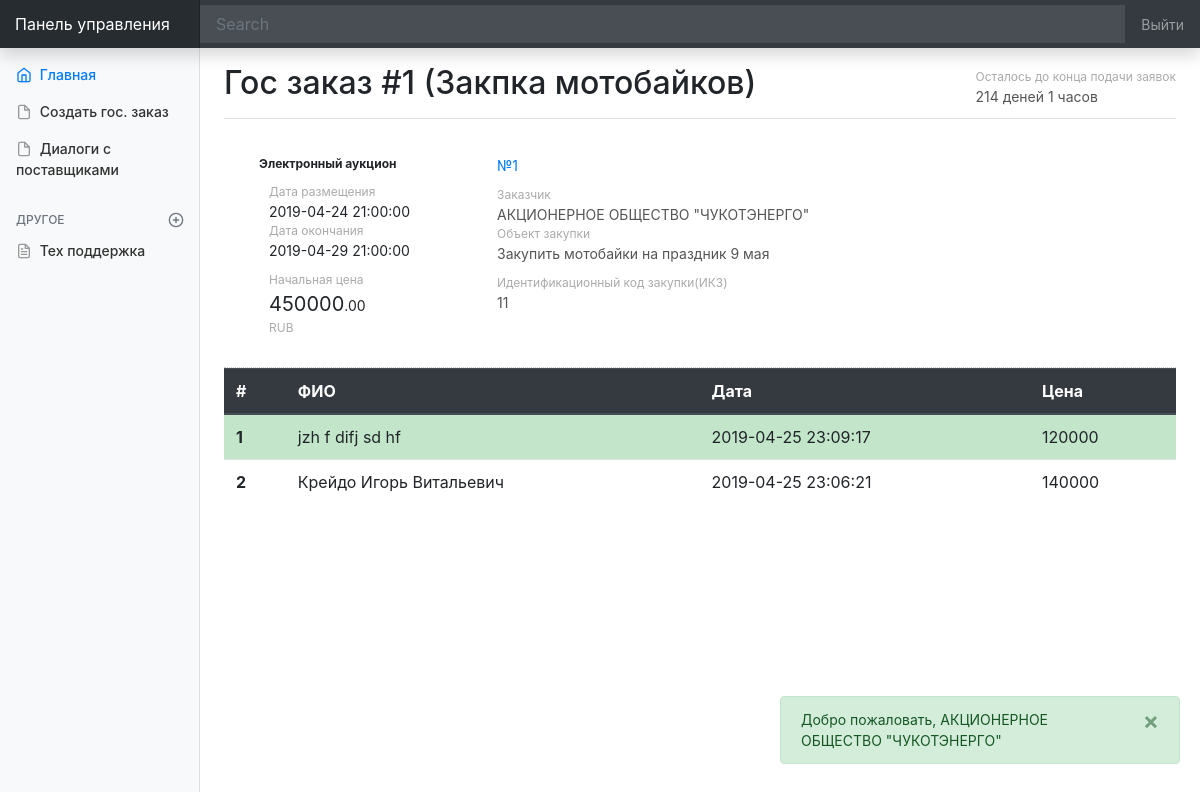
Page /gospanel/?act=orderDetail&id=1 (signed in) on the committed database.
### tables this page shows
CREATE TABLE `gosorder` (
  `id` int(11) NOT NULL,
  `id_org` int(11) NOT NULL,
  `title` varchar(255) NOT NULL,
  `description` varchar(255) NOT NULL,
  `max_price` double NOT NULL,
  `valuta` varchar(255) NOT NULL,
  `date_start` timestamp NOT NULL DEFAULT CURRENT_TIMESTAMP,
  `object_zakupki` varchar(255) NOT NULL,
  `date_end` timestamp NOT NULL DEFAULT '0000-00-00 00:00:00'
);

CREATE TABLE `contract` (
  `id` int(11) NOT NULL,
  `id_user` int(11) NOT NULL,
  `id_order` int(11) NOT NULL,
  `price` int(11) NOT NULL,
  `date` timestamp NOT NULL DEFAULT CURRENT_TIMESTAMP
);

CREATE TABLE `user` (
  `id` int(11) NOT NULL,
  `fio` varchar(255) NOT NULL,
  `inn` varchar(255) NOT NULL,
  `phone` varchar(255) NOT NULL,
  `type` varchar(255) NOT NULL,
  `email` varchar(255) NOT NULL,
  `password` varchar(255) NOT NULL,
  `date_reg` date NOT NULL,
  `rnp` int(11) NOT NULL,
  `token` varchar(255) NOT NULL
);

### gospanel/templates/orderDetail.php (the view, shortened to what this page needs)
    <main role="main" class="col-md-9 ml-sm-auto col-lg-10 px-4">
    <div class="main_container">
      <div class="d-flex justify-content-between flex-wrap flex-md-nowrap align-items-center pt-3 pb-2 mb-3 border-bottom">
        <h1 class="h2">Гос заказ #<?=$id_order;?> (<?=$orderDetail[0]["title"]?>)</h1>
                                        <div style="float:right;text-align:left;">
                            <div class="gray_title " >
                                  Осталось до конца подачи заявок
                              </div>
                              <div class="" style="color:#555;">
                                <?=date_diff(new DateTime(), new DateTime($orderDetail[0]["date_end"]))->days?> деней <?=date_diff(new DateTime(), new DateTime($orderDetail[0]["date_end"]))->h?> часов
                              </div>
                              </div>
      </div>
<div class="col-12" style="border-bottom:1px #ccc dotted">
                <div class="row">
                    <div class="col-3">
                      <div class="card-body">
                        <div class="black_bold_title">
                              Электронный аукцион
                          </div>
                          <div class="item_date_block">
                                <div class="gray_title">
                                  Дата размещения
                              </div>
                              <div class="">
                              <?=$orderDetail[0]["date_start"]?>
                              </div>
                              <div class="gray_title">
                                  Дата окончания
                              </div>
                              <div class="">
                              <?=$orderDetail[0]["date_end"]?>
                              </div>
                          </div>
                          <div class="item_date_block">
                          <div class="gray_title">
                              Начальная цена
                          </div>
                          <div class="cost_value">
                              <?=$orderDetail[0]["max_price"]?><span style="font-size:14px;">.00 </span>
                          </div>
                            <div class="gray_title">
                              <?=$orderDetail[0]["valuta"]?>
                          </div>
                          </div>
                      </div>
                    </div>
                    <div class="col-9">
                      <div class="card-body">
                              <a class="" href="">
                              №<?=$orderDetail[0]["id"]?>
                              </a>
                            <div class="gray_title mt10" >
                                  Заказчик
                              </div>
                              <div class="" style="color:#555;">
                              <?=$_SESSION["gos_title"]?>
                              </div>
                            <div class="gray_title">
                                  Объект закупки
                              </div>
                              <div class="" style="color:#555;">
                              <?=$orderDetail[0]["description"]?>
                              </div>
                                <div class="gray_title mt10" >
                                  Идентификационный код закупки(ИКЗ)
                              </div>
                              <div class="" style="color:#555;">
                              <?=$orderDetail[0]["id"]?><?=$orderDetail[0]["id_org"]?>
                              </div>
                      </div>
                    </div>
                </div>
        </div>
<div class="">
        <table class="table">
  <thead class="thead-dark">
    <tr>
      <th scope="col">#</th>
      <th scope="col">ФИО</th>
      <th scope="col">Дата</th>
      <th scope="col">Цена</th>
    </tr>
  </thead>
  <tbody>
      <?for ($i=0;$i<count($providersList);$i++){?>
    <tr class="<?=($i==0)? "table-success" :"" ?>">
      <th scope="row"><?=$i+1?></th>
      <td><?=$providersList[$i]["fio"]?></td>
      <td><?=$providersList[$i]["date"]?></td>
      <td><?=$providersList[$i]["price"]?></td>
    </tr>
      <?}?>
  </tbody>
</table>
        </div>
    </div>
</main>

### css/style.css (style rules this page uses)
.gray_title { color:#aaa; font-size:12px; }
.cost_value { font-size:20px; }
.black_bold_title { font-size:12px; font-weight: bold; }
.item_date_block { margin:10px; }
.mt10 { margin-top:10px; }

### gospanel/css/style.css (style rules this page uses)
body { font-size: .875rem; }
[role="main"] { padding-top: 133px; }
@media (min-width: 768px) { [role="main"] { padding-top: 48px; } }

### rows in the picture
gosorder: title "Закпка мотобайков", date_start "2019-04-24 21:00:00", date_end "2019-04-29 21:00:00", max_price "450000", valuta "RUB", id "1", description "Закупить мотобайки на праздник 9 мая", id_org "1"
contract: id_user.fio "jzh f difj sd hf", date "2019-04-25 23:09:17", price "120000"
contract: id_user.fio "Крейдо Игорь Витальевич", date "2019-04-25 23:06:21", price "140000"

### other values in the picture
$id_order "1"
$_SESSION["gos_title"] "АКЦИОНЕРНОЕ ОБЩЕСТВО \"ЧУКОТЭНЕРГО\""
$_SESSION['SUCCESS'] "Добро пожаловать, АКЦИОНЕРНОЕ ОБЩЕСТВО \"ЧУКОТЭНЕРГО\""
